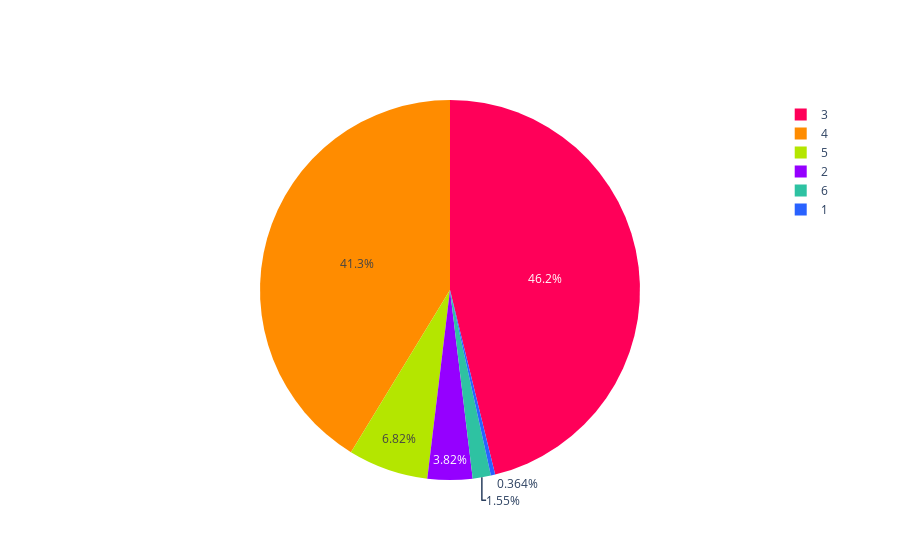

Notebook cell for this chart:
### Code cell
import os
import plotly.graph_objects as go
import plotly.io as pio

# Lista de colores
colores = ['#2962ff', '#9500ff', '#ff0059', '#ff8c00', '#b4e600', '#2EC2A2', '#F79CB9']

# Función para sumar tablas
def sumar_tablas(dataframes_list):
    tabla_suma = None
    
    for df in dataframes_list:
        tabla_actual = df.groupby(['recamaras', 'segmento']).size().unstack(fill_value=0)
        
        if tabla_suma is None:
            tabla_suma = tabla_actual
        else:
            tabla_suma = tabla_suma.add(tabla_actual, fill_value=0)
    
    print("Tabla general de frecuencia:")
    print(tabla_suma)
    
    fig = graficar_tabla(tabla_suma)
    
    # Guardar la gráfica como archivo HTML
    guardar_grafico_como_html(fig, 'grafica_pastel_distrecamaras_pachuca', carpeta='graficas')
    
    return fig

# Función para graficar la tabla
def graficar_tabla(tabla):
    segmentos = tabla.index
    valores = tabla.iloc[:, 0].tolist()  # Tomamos los valores de la primera columna de la tabla

    fig1 = go.Figure(data=[go.Pie(labels=segmentos, values=valores, marker=dict(colors=colores))])

    #fig1.update_layout(
        #title="Número de Recamaras"
        #legend=dict(
            #orientation='h',  # Orientación horizontal de la leyenda
            #yanchor='bottom',  # Anclar al borde inferior
           # y=1.02,  # Colocar la leyenda justo debajo del gráfico
            #xanchor='right',
            #x=0.7
        #),
    #)

    fig1.show()
    return fig1

# Función para guardar la gráfica como archivo HTML
def guardar_grafico_como_html(fig, nombre_archivo, carpeta='graficas'):
    # Crear la carpeta si no existe
    if not os.path.exists(carpeta):
        os.makedirs(carpeta)
    
    # Guardar la gráfica como archivo HTML en la carpeta especificada
    pio.write_html(fig, f'{carpeta}/{nombre_archivo}.html')

# Llamar a la función sumar_tablas con la lista de DataFrames como argumento
fig1 = sumar_tablas(dataframes_list)

### Figure 1 — Plotly figure (JSON) as saved in the notebook; plotly's stock layout.template omitted (floating-point values rounded to 4 significant figures)
{"data": [{"labels": ["1", "2", "3", "4", "5", "6"], "marker": {"colors": ["#2962ff", "#9500ff", "#ff0059", "#ff8c00", "#b4e600", "#2EC2A2", "#F79CB9"]}, "type": "pie", "values": [4, 42, 508, 454, 75, 17]}], "layout": {}}
